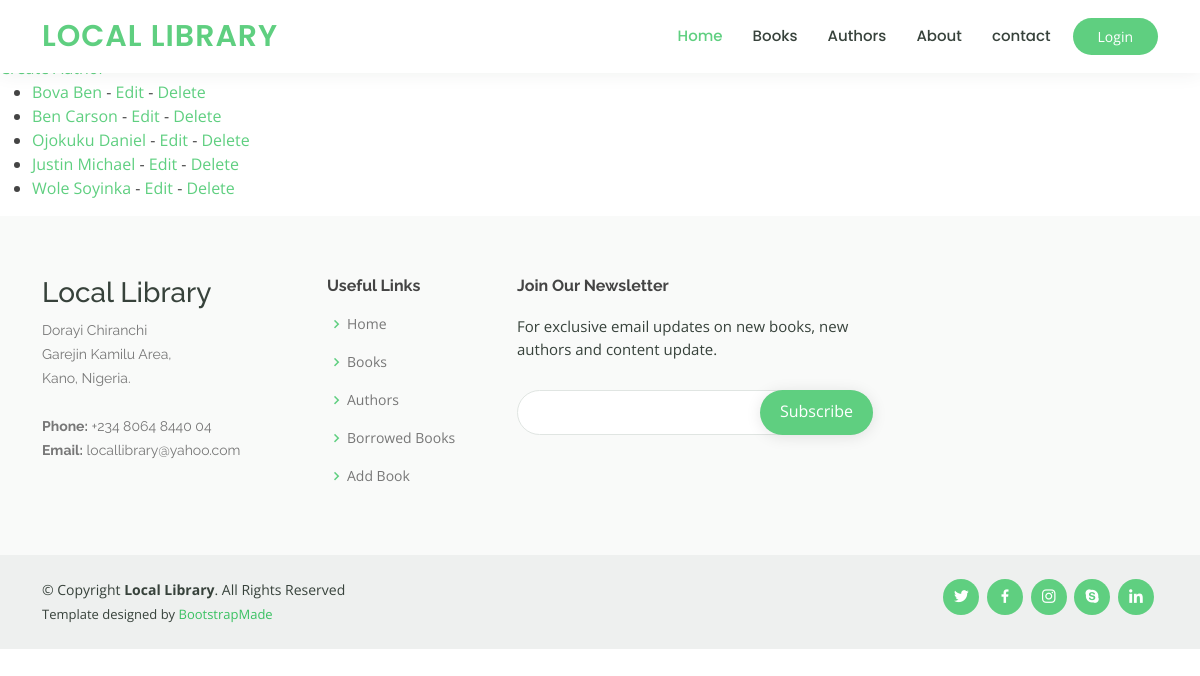
Screenshot of /catalog/authors/ with the database file from the repository.
### catalog/models.py (models this page shows, shortened)
class Author(models.Model):
    first_name = models.CharField(max_length=100)
    last_name = models.CharField(max_length=100)
    date_of_birth = models.DateField(null=True, blank=True)
    date_of_death = models.DateField('died', null=True, blank=True)
    class Meta:
        ordering = ['last_name', 'first_name']
    def get_absolute_url(self):
        return reverse('author-detail', args=[str(self.id)])

### catalog/views.py (the view)
# urls.py: path('authors/', views.AuthorListView.as_view(), name='authors'),
class AuthorListView(generic.ListView):
    model = Author
    paginate_by = 10

### catalog/templates/catalog/author_list.html
{% extends "base_generic.html" %}
{% block content %}
<h1>Author List</h1>
{% if author_list %}
<a href="{% url 'author-create' %}">Create Author</a>
<ul>
    {% for author in author_list %}
    <li>
        <a href="{{ author.get_absolute_url }}">{{ author.first_name }} {{ author.last_name }}</a>
        - <a href="{% url 'author-update' author.pk %}">Edit</a> - <a
            href="{% url 'author-delete' author.pk %}">Delete</a>
    </li>
    {% endfor %}
</ul>
{% else %}
<p>There are no authors in the library.</p>
{% endif %}
{% endblock %}

### catalog/static/assets/css/style.css (style rules this page uses)
body { font-family: "Open Sans", sans-serif; color: #444444; }
a { color: #5fcf80; text-decoration: none; }
h1, h2, h3, h4, h5, h6 { font-family: "Raleway", sans-serif; }

### rows the page displays
Author: first_name "Bova", last_name "Ben"
Author: first_name "Ben", last_name "Carson"
Author: first_name "Ojokuku", last_name "Daniel"
Author: first_name "Justin", last_name "Michael"
Author: first_name "Wole", last_name "Soyinka"
